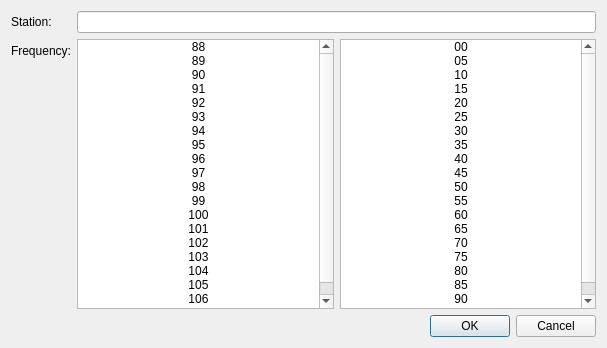
<?xml version="1.0" encoding="UTF-8"?>
<ui version="4.0">
 <class>FmtxSettingsDialog</class>
 <widget class="QDialog" name="FmtxSettingsDialog">
  <property name="geometry">
   <rect>
    <x>0</x>
    <y>0</y>
    <width>607</width>
    <height>348</height>
   </rect>
  </property>
  <property name="windowTitle">
   <string>FMTX Settings</string>
  </property>
  <layout class="QFormLayout" name="formLayout">
   <item row="1" column="1">
    <widget class="QLineEdit" name="stationNameLineEdit"/>
   </item>
   <item row="3" column="0">
    <widget class="QLabel" name="label_2">
     <property name="text">
      <string>Frequency:</string>
     </property>
    </widget>
   </item>
   <item row="3" column="1">
    <layout class="QHBoxLayout" name="horizontalLayout">
     <item>
      <widget class="QListWidget" name="freqGWidget">
       <property name="minimumSize">
        <size>
         <width>0</width>
         <height>0</height>
        </size>
       </property>
       <item>
        <property name="text">
         <string>88</string>
        </property>
        <property name="textAlignment">
         <set>AlignHCenter|AlignVCenter|AlignCenter</set>
        </property>
       </item>
       <item>
        <property name="text">
         <string>89</string>
        </property>
        <property name="textAlignment">
         <set>AlignHCenter|AlignVCenter|AlignCenter</set>
        </property>
       </item>
       <item>
        <property name="text">
         <string>90</string>
        </property>
        <property name="textAlignment">
         <set>AlignHCenter|AlignVCenter|AlignCenter</set>
        </property>
       </item>
       <item>
        <property name="text">
         <string>91</string>
        </property>
        <property name="textAlignment">
         <set>AlignHCenter|AlignVCenter|AlignCenter</set>
        </property>
       </item>
       <item>
        <property name="text">
         <string>92</string>
        </property>
        <property name="textAlignment">
         <set>AlignHCenter|AlignVCenter|AlignCenter</set>
        </property>
       </item>
       <item>
        <property name="text">
         <string>93</string>
        </property>
        <property name="textAlignment">
         <set>AlignHCenter|AlignVCenter|AlignCenter</set>
        </property>
       </item>
       <item>
        <property name="text">
         <string>94</string>
        </property>
        <property name="textAlignment">
         <set>AlignHCenter|AlignVCenter|AlignCenter</set>
        </property>
       </item>
       <item>
        <property name="text">
         <string>95</string>
        </property>
        <property name="textAlignment">
         <set>AlignHCenter|AlignVCenter|AlignCenter</set>
        </property>
       </item>
       <item>
        <property name="text">
         <string>96</string>
        </property>
        <property name="textAlignment">
         <set>AlignHCenter|AlignVCenter|AlignCenter</set>
        </property>
       </item>
       <item>
        <property name="text">
         <string>97</string>
        </property>
        <property name="textAlignment">
         <set>AlignHCenter|AlignVCenter|AlignCenter</set>
        </property>
       </item>
       <item>
        <property name="text">
         <string>98</string>
        </property>
        <property name="textAlignment">
         <set>AlignHCenter|AlignVCenter|AlignCenter</set>
        </property>
       </item>
       <item>
        <property name="text">
         <string>99</string>
        </property>
        <property name="textAlignment">
         <set>AlignHCenter|AlignVCenter|AlignCenter</set>
        </property>
       </item>
       <item>
        <property name="text">
         <string>100</string>
        </property>
        <property name="textAlignment">
         <set>AlignHCenter|AlignVCenter|AlignCenter</set>
        </property>
       </item>
       <item>
        <property name="text">
         <string>101</string>
        </property>
        <property name="textAlignment">
         <set>AlignHCenter|AlignVCenter|AlignCenter</set>
        </property>
       </item>
       <item>
        <property name="text">
         <string>102</string>
        </property>
        <property name="textAlignment">
         <set>AlignHCenter|AlignVCenter|AlignCenter</set>
        </property>
       </item>
       <item>
        <property name="text">
         <string>103</string>
        </property>
        <property name="textAlignment">
         <set>AlignHCenter|AlignVCenter|AlignCenter</set>
        </property>
       </item>
       <item>
        <property name="text">
         <string>104</string>
        </property>
        <property name="textAlignment">
         <set>AlignHCenter|AlignVCenter|AlignCenter</set>
        </property>
       </item>
       <item>
        <property name="text">
         <string>105</string>
        </property>
        <property name="textAlignment">
         <set>AlignHCenter|AlignVCenter|AlignCenter</set>
        </property>
       </item>
       <item>
        <property name="text">
         <string>106</string>
        </property>
        <property name="textAlignment">
         <set>AlignHCenter|AlignVCenter|AlignCenter</set>
        </property>
       </item>
       <item>
        <property name="text">
         <string>107</string>
        </property>
        <property name="textAlignment">
         <set>AlignHCenter|AlignVCenter|AlignCenter</set>
        </property>
       </item>
      </widget>
     </item>
     <item>
      <widget class="QListWidget" name="freqSWidget">
       <property name="minimumSize">
        <size>
         <width>0</width>
         <height>0</height>
        </size>
       </property>
       <item>
        <property name="text">
         <string>00</string>
        </property>
        <property name="textAlignment">
         <set>AlignHCenter|AlignVCenter|AlignCenter</set>
        </property>
       </item>
       <item>
        <property name="text">
         <string>05</string>
        </property>
        <property name="textAlignment">
         <set>AlignHCenter|AlignVCenter|AlignCenter</set>
        </property>
       </item>
       <item>
        <property name="text">
         <string>10</string>
        </property>
        <property name="textAlignment">
         <set>AlignHCenter|AlignVCenter|AlignCenter</set>
        </property>
       </item>
       <item>
        <property name="text">
         <string>15</string>
        </property>
        <property name="textAlignment">
         <set>AlignHCenter|AlignVCenter|AlignCenter</set>
        </property>
       </item>
       <item>
        <property name="text">
         <string>20</string>
        </property>
        <property name="textAlignment">
         <set>AlignHCenter|AlignVCenter|AlignCenter</set>
        </property>
       </item>
       <item>
        <property name="text">
         <string>25</string>
        </property>
        <property name="textAlignment">
         <set>AlignHCenter|AlignVCenter|AlignCenter</set>
        </property>
       </item>
       <item>
        <property name="text">
         <string>30</string>
        </property>
        <property name="textAlignment">
         <set>AlignHCenter|AlignVCenter|AlignCenter</set>
        </property>
       </item>
       <item>
        <property name="text">
         <string>35</string>
        </property>
        <property name="textAlignment">
         <set>AlignHCenter|AlignVCenter|AlignCenter</set>
        </property>
       </item>
       <item>
        <property name="text">
         <string>40</string>
        </property>
        <property name="textAlignment">
         <set>AlignHCenter|AlignVCenter|AlignCenter</set>
        </property>
       </item>
       <item>
        <property name="text">
         <string>45</string>
        </property>
        <property name="textAlignment">
         <set>AlignHCenter|AlignVCenter|AlignCenter</set>
        </property>
       </item>
       <item>
        <property name="text">
         <string>50</string>
        </property>
        <property name="textAlignment">
         <set>AlignHCenter|AlignVCenter|AlignCenter</set>
        </property>
       </item>
       <item>
        <property name="text">
         <string>55</string>
        </property>
        <property name="textAlignment">
         <set>AlignHCenter|AlignVCenter|AlignCenter</set>
        </property>
       </item>
       <item>
        <property name="text">
         <string>60</string>
        </property>
        <property name="textAlignment">
         <set>AlignHCenter|AlignVCenter|AlignCenter</set>
        </property>
       </item>
       <item>
        <property name="text">
         <string>65</string>
        </property>
        <property name="textAlignment">
         <set>AlignHCenter|AlignVCenter|AlignCenter</set>
        </property>
       </item>
       <item>
        <property name="text">
         <string>70</string>
        </property>
        <property name="textAlignment">
         <set>AlignHCenter|AlignVCenter|AlignCenter</set>
        </property>
       </item>
       <item>
        <property name="text">
         <string>75</string>
        </property>
        <property name="textAlignment">
         <set>AlignHCenter|AlignVCenter|AlignCenter</set>
        </property>
       </item>
       <item>
        <property name="text">
         <string>80</string>
        </property>
        <property name="textAlignment">
         <set>AlignHCenter|AlignVCenter|AlignCenter</set>
        </property>
       </item>
       <item>
        <property name="text">
         <string>85</string>
        </property>
        <property name="textAlignment">
         <set>AlignHCenter|AlignVCenter|AlignCenter</set>
        </property>
       </item>
       <item>
        <property name="text">
         <string>90</string>
        </property>
        <property name="textAlignment">
         <set>AlignHCenter|AlignVCenter|AlignCenter</set>
        </property>
       </item>
       <item>
        <property name="text">
         <string>95</string>
        </property>
        <property name="textAlignment">
         <set>AlignHCenter|AlignVCenter|AlignCenter</set>
        </property>
       </item>
      </widget>
     </item>
    </layout>
   </item>
   <item row="4" column="1">
    <widget class="QDialogButtonBox" name="buttonBox">
     <property name="orientation">
      <enum>Qt::Horizontal</enum>
     </property>
     <property name="standardButtons">
      <set>QDialogButtonBox::Cancel|QDialogButtonBox::Ok</set>
     </property>
    </widget>
   </item>
   <item row="1" column="0">
    <widget class="QLabel" name="label">
     <property name="text">
      <string>Station:</string>
     </property>
    </widget>
   </item>
  </layout>
 </widget>
 <resources/>
 <connections>
  <connection>
   <sender>buttonBox</sender>
   <signal>accepted()</signal>
   <receiver>FmtxSettingsDialog</receiver>
   <slot>accept()</slot>
   <hints>
    <hint type="sourcelabel">
     <x>248</x>
     <y>254</y>
    </hint>
    <hint type="destinationlabel">
     <x>157</x>
     <y>274</y>
    </hint>
   </hints>
  </connection>
  <connection>
   <sender>buttonBox</sender>
   <signal>rejected()</signal>
   <receiver>FmtxSettingsDialog</receiver>
   <slot>reject()</slot>
   <hints>
    <hint type="sourcelabel">
     <x>316</x>
     <y>260</y>
    </hint>
    <hint type="destinationlabel">
     <x>286</x>
     <y>274</y>
    </hint>
   </hints>
  </connection>
 </connections>
</ui>
